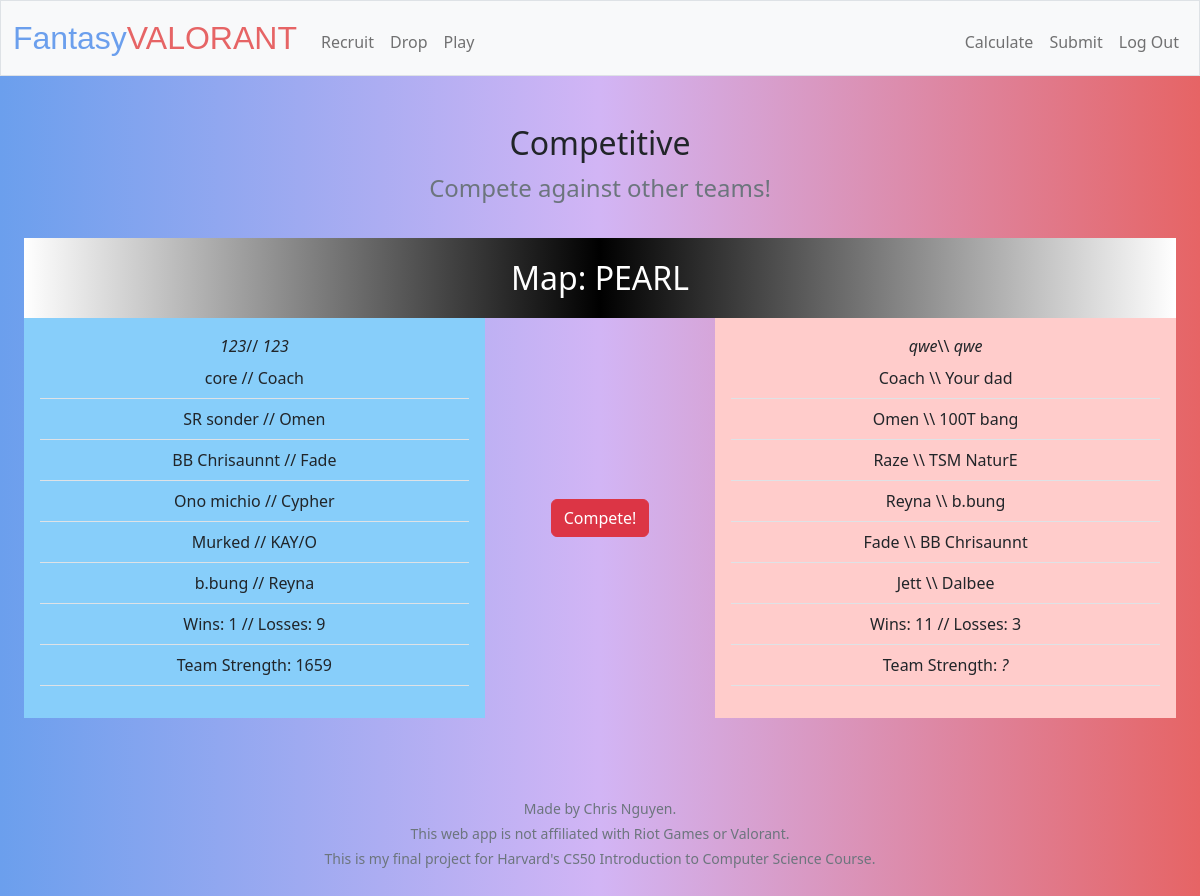
Screenshot of /competitive (signed in) with the database file from the repository.
### tables this page shows
CREATE TABLE maps (
id INTEGER PRIMARY KEY AUTOINCREMENT,
map TEXT
);

CREATE TABLE users (
id INTEGER PRIMARY KEY AUTOINCREMENT,
username TEXT NOT NULL,
hash TEXT NOT NULL,
Name TEXT NOT NULL,
credits INTEGER NOT NULL DEFAULT 2000,
region TEXT NOT NULL,
teamName TEXT NOT NULL,
teamShort TEXT NOT NULL
);

CREATE TABLE team (	
id INTEGER PRIMARY KEY AUTOINCREMENT,	
teamName TEXT NOT NULL,	
value INTEGER,	
coach_id INTEGER,	
player1_id INTEGER,	
player2_id INTEGER,	
player3_id INTEGER,	
player4_id INTEGER,	
player5_id INTEGER,	
playerBench_id INTEGER,
freePlayer_id INTEGER, 
freeCoach_id INTEGER, 
wins INTEGER DEFAULT 0, 
losses INTEGER DEFAULT 0, 
valid BOOLEAN DEFAULT NULL);

CREATE TABLE 'coaches' (
id INTEGER PRIMARY KEY AUTOINCREMENT,
name TEXT NOT NULL,'value' NUMERIC,
region TEXT NOT NULL
, 'rarity' INTEGER, 'role' TEXT NOT NULL DEFAULT 'coach', 'agent' TEXT DEFAULT 'coach');

CREATE TABLE 'players' (
id INTEGER PRIMARY KEY AUTOINCREMENT,
name TEXT NOT NULL,
value INTEGER,
agent TEXT NOT NULL,
region TEXT NOT NULL,
role TEXT NOT NULL
, 'rarity' INTEGER);

### app.py (the view, shortened to what this page needs)
@app.route("/competitive", methods=["GET", "POST"])
@login_required
def competitive():
    user_id = session["user_id"]
    if request.method == "GET":
        team = db.execute("SELECT teamName, value, coach_id, player1_id, player2_id, player3_id, player4_id, player5_id, wins, losses FROM team WHERE id = ?", user_id)
        agentIDs = []
        for keys in team:
                dictTeam = keys
                if not dictTeam["coach_id"] or not dictTeam["player1_id"] or not dictTeam["player2_id"] or not dictTeam["player3_id"] or not dictTeam["player4_id"] or not dictTeam["player5_id"]:
                    return apology("Please fill out your team.")
                for key in dictTeam:
                    agentIDs.append(dictTeam.get(key))
        totalValue = dictTeam["value"]
        wins = dictTeam["wins"]
        losses = dictTeam["losses"]
        VSteam = db.execute("SELECT teamName, value, coach_id, player1_id, player2_id, player3_id, player4_id, player5_id, wins, losses FROM team WHERE valid = 1 AND id != ? ORDER BY RANDOM() LIMIT 1", user_id)
        if not VSteam:
            return apology("No valid teams to compete against.")
        VSagentIDs = []
        for keys in VSteam:
                dictVSteam = keys
                for key in dictVSteam:
                    VSagentIDs.append(dictVSteam.get(key))
        VS_id = db.execute("SELECT id FROM users WHERE teamName = ?", dictVSteam["teamName"])[0]["id"]
        VSusername = db.execute("SELECT username FROM users WHERE id = ?", VS_id)[0]["username"]
        session["VS_id"] = VS_id
        username = db.execute("SELECT username FROM users WHERE id = ?", user_id)[0]["username"]
        VStotalValue = dictVSteam["value"]
        VSwins = dictVSteam["wins"]
        VSlosses = dictVSteam["losses"]
        teamName = dictTeam["teamName"]
        coach = db.execute("SELECT name, value, agent, region, role FROM coaches WHERE id = ? ", agentIDs[2])
        player1 = db.execute("SELECT name, value, agent, region, role FROM players WHERE id = ?", agentIDs[3])
        player2 = db.execute("SELECT name, value, agent, region, role FROM players WHERE id = ?", agentIDs[4])
        player3 = db.execute("SELECT name, value, agent, region, role FROM players WHERE id = ?", agentIDs[5])
        player4 = db.execute("SELECT name, value, agent, region, role FROM players WHERE id = ?", agentIDs[6])
        player5 = db.execute("SELECT name, value, agent, region, role FROM players WHERE id = ?", agentIDs[7])
        for keys in coach:
            dictCoach = keys
        for keys in player1:
            dictPlayer1 = keys
        for keys in player2:
            dictPlayer2 = keys
        for keys in player3:
            dictPlayer3 = keys
        for keys in player4:
            dictPlayer4 = keys
        for keys in player5:
            dictPlayer5 = keys
        totalValue = dictCoach["value"] * (dictPlayer1["value"] + dictPlayer2["value"] + dictPlayer3["value"] + dictPlayer4["value"] + dictPlayer5["value"])
        totalValue = int(totalValue)
        db.execute("UPDATE team SET value = ? WHERE id = ?", totalValue, user_id)
        VSteamName = dictVSteam["teamName"]
        VScoach = db.execute("SELECT name, value, agent, region, role FROM coaches WHERE id = ? ", VSagentIDs[2])
        VSplayer1 = db.execute("SELECT name, value, agent, region, role FROM players WHERE id = ?", VSagentIDs[3])
        VSplayer2 = db.execute("SELECT name, value, agent, region, role FROM players WHERE id = ?", VSagentIDs[4])
        VSplayer3 = db.execute("SELECT name, value, agent, region, role FROM players WHERE id = ?", VSagentIDs[5])
        VSplayer4 = db.execute("SELECT name, value, agent, region, role FROM players WHERE id = ?", VSagentIDs[6])
        VSplayer5 = db.execute("SELECT name, value, agent, region, role FROM players WHERE id = ?", VSagentIDs[7])
        for keys in VScoach:
            dictVScoach = keys
        for keys in VSplayer1:
            dictVSplayer1 = keys
        for keys in VSplayer2:
            dictVSplayer2 = keys
        for keys in VSplayer3:
            dictVSplayer3 = keys
        for keys in VSplayer4:
            dictVSplayer4 = keys
        for keys in VSplayer5:
            dictVSplayer5 = keys
        map = db.execute("SELECT map FROM maps ORDER BY RANDOM() LIMIT 1")[0]["map"]
        return render_template("competitive.html", map=map, username=username, VSusername=VSusername, teamName=teamName, totalValue=totalValue,
            coach=dictCoach, player1=dictPlayer1, player2=dictPlayer2,
            player3=dictPlayer3, player4=dictPlayer4, player5=dictPlayer5, wins=wins, losses=losses,
            VSteamName=VSteamName, VStotalValue=VStotalValue,
            VScoach=dictVScoach, VSplayer1=dictVSplayer1, VSplayer2=dictVSplayer2,
            VSplayer3=dictVSplayer3, VSplayer4=dictVSplayer4, VSplayer5=dictVSplayer5, VSwins=VSwins, VSlosses=VSlosses)

### app.py (called while the page is built)
@app.after_request
def after_request(response):
    response.headers["Cache-Control"] = "no-cache, no-store, must-revalidate"
    response.headers["Expires"] = 0
    response.headers["Pragma"] = "no-cache"
    return response

### helpers.py (called while the page is built)
def login_required(f):
    @wraps(f)
    def decorated_function(*args, **kwargs):
        if session.get("user_id") is None:
            return redirect("/login")
        return f(*args, **kwargs)
    return decorated_function

### templates/competitive.html (shortened to what this page needs)
{% extends "layout.html" %}
{% block main %}
    <h2>Competitive</h2>
    <p style="font-size: 24px;" class="text-muted">Compete against other teams!</p>
    <form action="/competitive" method="post">
    <div class="container">
        <div class="flex">
            <main style="background: linear-gradient(0.25turn, white, black, white); color: white;">Map: {{  map  }}</main>
            <section>
                <table class="table">
                    <thead><i>{{  username  }}</i> // <i>{{  teamName  }}</i></thead>
                    <tbody>
                        <tr><td>{{  coach.name  }} // Coach</td></tr>
                        <tr><td>{{  player1.name  }} // {{  player1.agent  }}</td></tr>
                        <tr><td>{{  player2.name  }} // {{  player2.agent  }}</td></tr>
                        <tr><td>{{  player3.name  }} // {{  player3.agent  }}</td></tr>
                        <tr><td>{{  player4.name  }} // {{  player4.agent  }}</td></tr>
                        <tr><td>{{  player5.name  }} // {{  player5.agent  }}</td></tr>
                        <tr><td>Wins: {{  wins  }} // Losses: {{  losses  }}</td></tr>
                        <tr><td>Team Strength: {{  totalValue  }}</td></tr>
                    </tbody>
                </table>
            </section>
            <section style="background-color: transparent; flex-basis: 5%; align-self: center;">
                <button class="btn btn-danger" type="submit">Compete!</button>
            </section>
            <section style="background-color: #FFCCCB;">
                <table class="table">
                    <thead><i>{{  VSteamName  }}</i> \\ <i>{{  VSusername  }}</i></thead>
                    <tbody>
                        <tr><td>Coach \\ {{  VScoach.name  }}</td></tr>
                        <tr><td>{{  VSplayer1.agent  }} \\ {{  VSplayer1.name  }}</td></tr>
                        <tr><td>{{  VSplayer2.agent  }} \\ {{  VSplayer2.name  }}</td></tr>
                        <tr><td>{{  VSplayer3.agent  }} \\ {{  VSplayer3.name  }}</td></tr>
                        <tr><td>{{  VSplayer4.agent  }} \\ {{  VSplayer4.name  }}</td></tr>
                        <tr><td>{{  VSplayer5.agent  }} \\ {{  VSplayer5.name  }}</td></tr>
                        <tr><td>Wins: {{  VSwins  }} // Losses: {{  VSlosses  }}</td></tr>
                        <tr><td>Team Strength: <i>?</i></td></tr>
                    </tbody>
                </table>
            </section>
        </div>
    </div>
    </form>
{% endblock %}

### static/styles.css (style rules this page uses)
.container { max-width: 100%; margin: 1rem auto; }
.flex { display: flex; flex-wrap: wrap; justify-content: space-between; margin: 2rem 0; position: relative; }
.flex main { flex-basis: 100%; background-color: black; padding: 1rem; font-size: 2em; color: white; }
.flex section { flex-basis: 40%; background-color: lightskyblue; padding: 1rem; }

### rows the page displays
maps: map "PEARL"
users: username "123"
team: teamName "123"
coaches: name "core"
players: name "SR sonder", agent "Omen"
players: name "BB Chrisaunnt", agent "Fade"
players: name "Ono michio", agent "Cypher"
players: name "Murked", agent "KAY/O"
players: name "b.bung", agent "Reyna"
team: teamName "qwe"
users: username "qwe"
coaches: name "Your dad"
players: agent "Omen", name "100T bang"
players: agent "Raze", name "TSM NaturE"
players: agent "Jett", name "Dalbee"

### other values shown
{{ wins }} "1"
{{ losses }} "9"
{{ totalValue }} "1659"
{{ VSwins }} "11"
{{ VSlosses }} "3"
